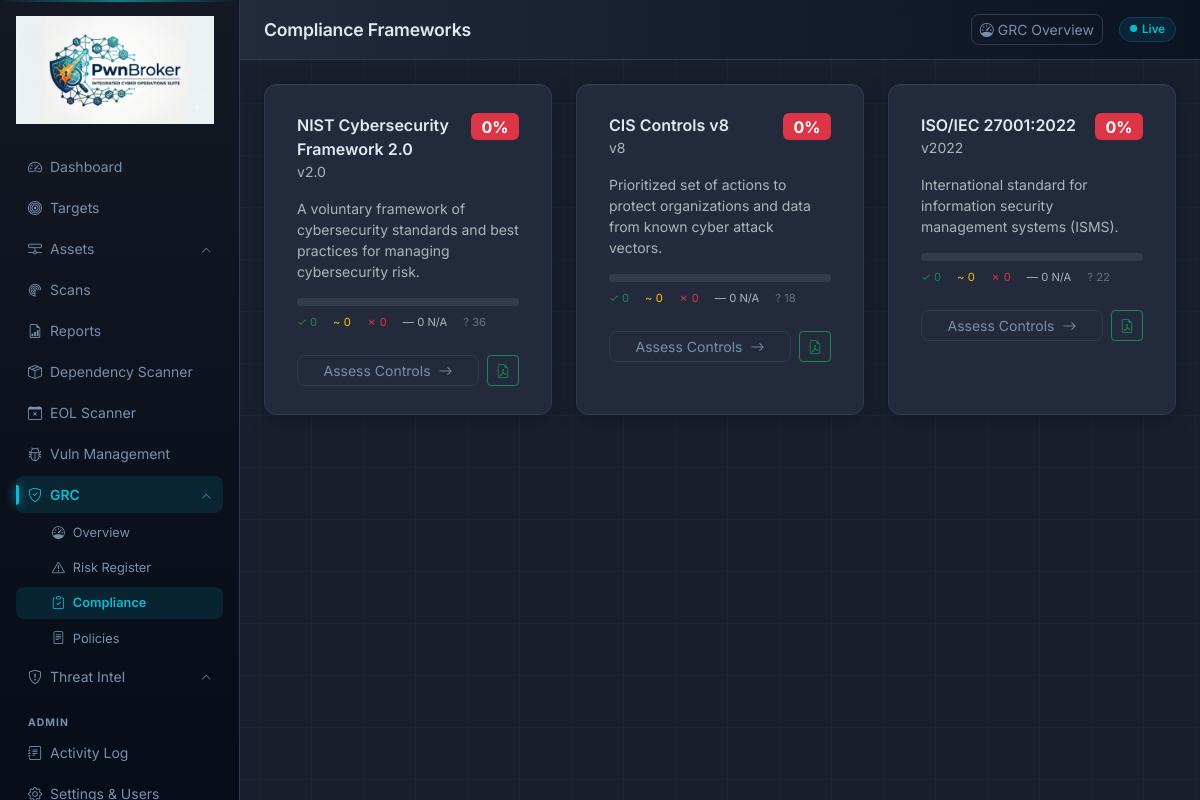
/grc/compliance (signed in), run on the app's committed database.
### app/models.py (models this page shows)
class ComplianceFramework(db.Model):
    __tablename__ = "compliance_frameworks"
    id          = db.Column(db.Integer, primary_key=True)
    name        = db.Column(db.String(100), nullable=False)
    short_name  = db.Column(db.String(20))
    version     = db.Column(db.String(20))
    description = db.Column(db.Text)
    created_at  = db.Column(db.DateTime, default=lambda: datetime.now(timezone.utc))
    controls    = db.relationship("ComplianceControl", backref="framework",
                                  lazy="dynamic", cascade="all, delete-orphan")

### app/routes/grc/routes.py (the view)
@grc_bp.route("/compliance")
@login_required
def compliance():
    _ensure_seeded()
    frameworks = ComplianceFramework.query.all()
    summaries  = []
    for fw in frameworks:
        total     = fw.controls.count()
        by_status = {}
        for a in (db.session.query(ControlAssessment)
                  .join(ComplianceControl)
                  .filter(ComplianceControl.framework_id == fw.id).all()):
            by_status[a.status] = by_status.get(a.status, 0) + 1
        compliant = by_status.get("compliant", 0)
        partial   = by_status.get("partial", 0)
        non_c     = by_status.get("non_compliant", 0)
        n_a       = by_status.get("not_applicable", 0)
        assessed  = compliant + partial + non_c + n_a
        summaries.append({
            "framework": fw,
            "total":      total,
            "compliant":  compliant,
            "partial":    partial,
            "non_compliant": non_c,
            "not_applicable": n_a,
            "not_assessed": total - assessed,
            "pct": round(compliant / max(total - n_a, 1) * 100),
        })
    return render_template("grc/compliance.html", summaries=summaries)

### app/models.py (called while the page is built)
    @property
    def is_admin(self):
        return self.role == "admin"

### app/routes/grc/routes.py (called while the page is built)
def _ensure_seeded():
    from .seed import seed_frameworks
    seed_frameworks(db, ComplianceFramework, ComplianceControl)

### app/routes/grc/seed.py (called while the page is built, shortened)
def seed_frameworks(db, ComplianceFramework, ComplianceControl):
    if ComplianceFramework.query.first():
        return

### app/templates/grc/compliance.html (shortened to what this page needs)
{% extends "base.html" %}
{% block page_title %}Compliance Frameworks{% endblock %}
{% block header_actions %}
<a href="{{ url_for('grc.index') }}" class="btn btn-sm btn-outline-secondary">
  <i class="bi bi-speedometer me-1"></i>GRC Overview
</a>
{% endblock %}
{% block content %}
<div class="row g-4">
  {% for s in summaries %}
  <div class="col-md-6 col-xl-4">
    <div class="form-card h-100">
      <div class="d-flex justify-content-between align-items-start mb-3">
        <div>
          <div class="fw-semibold">{{ s.framework.name }}</div>
          <div class="text-muted small">v{{ s.framework.version }}</div>
        </div>
        <span class="badge {% if s.pct >= 70 %}bg-success{% elif s.pct >= 40 %}bg-warning text-dark{% else %}bg-danger{% endif %} fs-6">
          {{ s.pct }}%
        </span>
      </div>
      {% if s.framework.description %}
      <div class="text-muted small mb-3">{{ s.framework.description }}</div>
      {% endif %}
      <div class="progress mb-2" style="height:8px;background:rgba(255,255,255,0.08)">
        {% set c_pct  = (s.compliant / s.total * 100) | round | int %}
        {% set p_pct  = (s.partial   / s.total * 100) | round | int %}
        {% set nc_pct = (s.non_compliant / s.total * 100) | round | int %}
      </div>
      <div class="d-flex gap-3 mb-4" style="font-size:0.7rem">
        <span class="text-success">✓ {{ s.compliant }}</span>
        <span class="text-warning">~ {{ s.partial }}</span>
        <span class="text-danger">✗ {{ s.non_compliant }}</span>
        <span class="text-muted">— {{ s.not_applicable }} N/A</span>
        <span class="text-muted opacity-50">? {{ s.not_assessed }}</span>
      </div>
      <div class="d-flex gap-2">
        <a href="{{ url_for('grc.framework_detail', framework_id=s.framework.id) }}"
           class="btn btn-sm btn-outline-secondary flex-grow-1">
          Assess Controls <i class="bi bi-arrow-right ms-1"></i>
        </a>
        <a href="{{ url_for('grc.compliance_report', framework_id=s.framework.id) }}"
           class="btn btn-sm btn-outline-success" title="Download Audit Report (PDF)">
          <i class="bi bi-file-earmark-pdf"></i>
        </a>
      </div>
    </div>
  </div>
  {% endfor %}
</div>
{% endblock %}

### app/static/css/style.css (style rules this page uses)
:root { --bg-base: #1a1f2e; --bg-card: #232a3b; --bg-sidebar: #141924; --bg-input: #2a3347; --border-color: #2e3a52; --border-glow: rgba(11,188,212,0.25); --text-primary: #e2e8f0; --text-muted: #7a8faa; --accent: #0bbcd4; --accent-dim: #0994a8; --accent-glow: rgba(11,188,212,0.12); --accent-orange: #e87722; --critical: #dc2626; --high: #ea580c; --medium: #d97706; --low: #2563eb; --info: #475569; --success: #16a34a; --card-shadow: 0 4px 20px rgba(0,0,0,0.25), inset 0 1px 0 rgba(255,255,255,0.04); }
* { box-sizing: border-box; }
body { background-color: var(--bg-base); background-image: linear-gradient(rgba(11,188,212,0.04) 1px, transparent 1px), linear-gradient(90deg, rgba(11,188,212,0.04) 1px, transparent 1px); background-size: 52px 52px; background-position: -1px -1px; color: var(--text-primary); font-family: 'Inter', system-ui, -apple-system, sans-serif; min-height: 100vh; overflow-x: hidden; }
.form-card { background: var(--bg-card); border: 1px solid var(--border-color); border-radius: 12px; padding: 28px 32px; box-shadow: var(--card-shadow); }
.btn-outline-secondary { border-color: var(--border-color); color: var(--text-muted); border-radius: 8px; font-size: 0.875rem; }

### data on the page
ComplianceFramework: framework.name "NIST Cybersecurity Framework 2.0", framework.version "2.0", framework.description "A voluntary framework of cybersecurity standards and best practices for managing cybersecurity risk."
ComplianceFramework: framework.name "CIS Controls v8", framework.version "8", framework.description "Prioritized set of actions to protect organizations and data from known cyber attack vectors."
ComplianceFramework: framework.name "ISO/IEC 27001:2022", framework.version "2022", framework.description "International standard for information security management systems (ISMS)."

### other printed values
{{ s.pct }} "0" "0" "0"
{{ s.compliant }} "0" "0" "0"
{{ s.partial }} "0" "0" "0"
{{ s.non_compliant }} "0" "0" "0"
{{ s.not_applicable }} "0" "0" "0"
{{ s.not_assessed }} "36" "18" "22"
